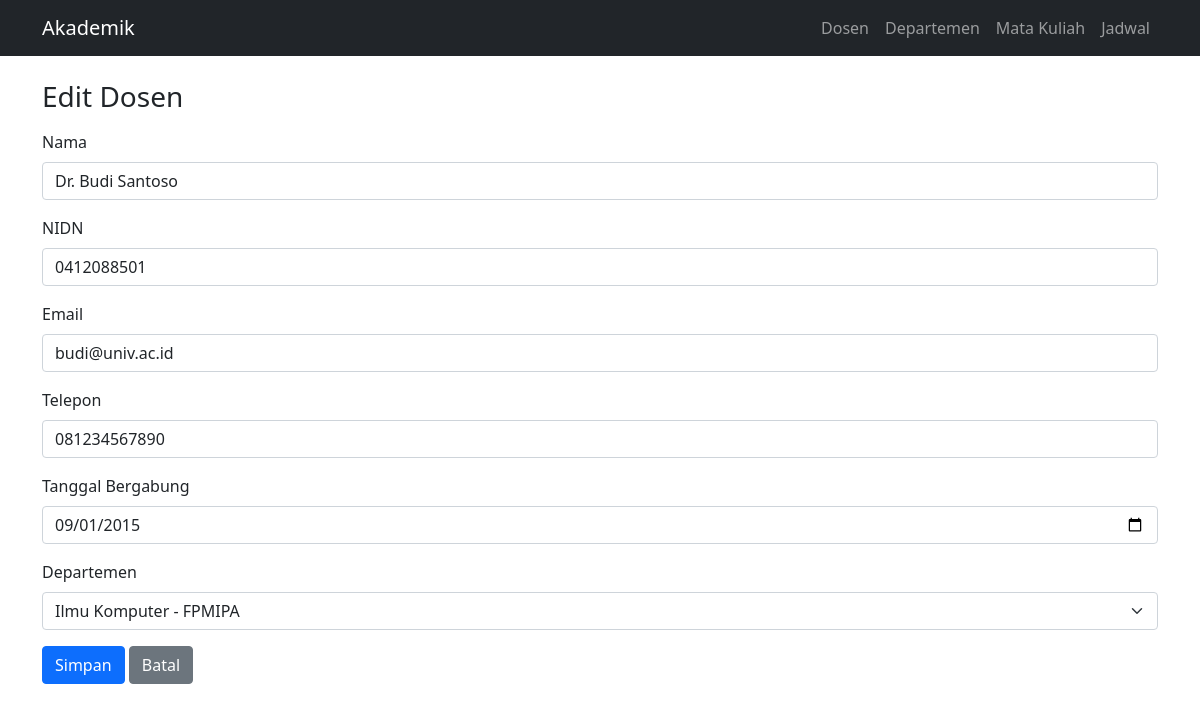
The app's page /index.php?page=lecturers&action=edit&id=1 with its own data.
### tables this page shows
CREATE TABLE `lecturers` (
  `id` int(11) NOT NULL,
  `name` varchar(100) NOT NULL,
  `nidn` varchar(20) NOT NULL,
  `phone` varchar(20) NOT NULL,
  `email` varchar(100) NOT NULL,
  `join_date` date NOT NULL,
  `department_id` int(11) DEFAULT NULL
);

CREATE TABLE `departments` (
  `id` int(11) NOT NULL,
  `department_name` varchar(100) NOT NULL,
  `faculty` varchar(100) NOT NULL
);

### index.php (called while the page is built, shortened)
<?php
require_once __DIR__ . '/models/DB.php';
require_once __DIR__ . '/models/Lecturer.php';
require_once __DIR__ . '/views/render.php';
require_once __DIR__ . '/controllers/LecturerController.php';
$page = $_GET['page'] ?? 'lecturers';
$action = $_GET['action'] ?? 'index';
$controllers = [
    'lecturers' => new LecturerController(),
    'courses' => new CourseController(),
    'schedules' => new CourseScheduleController(),
    'departments' => new DepartmentController(),
];
$controllers[$page]->dispatch($action);

### models/DB.php (called while the page is built, shortened)
<?php
class DB
{
    private $connection;
    public function __construct()
    {
        $this->connection = new mysqli(
            Config::$db_host,
            Config::$db_user,
            Config::$db_pass,
            Config::$db_name
        );
        $this->connection->set_charset('utf8mb4');
    }
    protected function fetchAll($sql, $params = [])
    {
        $result = $this->run($sql, $params);
        return $result->fetch_all(MYSQLI_ASSOC);
    }
    protected function fetchOne($sql, $params = [])
    {
        $result = $this->run($sql, $params);
        $row = $result->fetch_assoc();
        return $row === null ? null : $row;
    }
    private function run($sql, $params)
    {
        $statement = $this->connection->prepare($sql);
        if ($params) {
            $types = '';
            foreach ($params as $value) {
                $types .= is_int($value) ? 'i' : (is_float($value) ? 'd' : 's');
            }
            $bindings = [$types];
            foreach ($params as $key => &$value) {
                $bindings[] = &$value;
            }
            call_user_func_array([$statement, 'bind_param'], $bindings);
        }
        $statement->execute();
        $result = $statement->get_result();
        return $result === false ? $statement->affected_rows : $result;
    }
}

### models/Lecturer.php (called while the page is built, shortened)
<?php
class Lecturer extends DB
{
    public function find($id)
    {
        return $this->fetchOne('SELECT * FROM lecturers WHERE id = ?', [$id]);
    }
    public function departments()
    {
        return $this->fetchAll(
            'SELECT id, department_name, faculty FROM departments ORDER BY department_name'
        );
    }
}

### views/lecturers/form.php (the view, shortened to what this page needs)
    <div class="mb-3"><label class="form-label" for="name">Nama</label><input class="form-control" id="name" name="name" required value="<?= e($lecturer['name'] ?? '') ?>"></div>
    <div class="mb-3"><label class="form-label" for="nidn">NIDN</label><input class="form-control" id="nidn" name="nidn" required value="<?= e($lecturer['nidn'] ?? '') ?>"></div>
    <div class="mb-3"><label class="form-label" for="email">Email</label><input class="form-control" id="email" name="email" type="email" required value="<?= e($lecturer['email'] ?? '') ?>"></div>
    <div class="mb-3"><label class="form-label" for="phone">Telepon</label><input class="form-control" id="phone" name="phone" required value="<?= e($lecturer['phone'] ?? '') ?>"></div>
    <div class="mb-3"><label class="form-label" for="join_date">Tanggal Bergabung</label><input class="form-control" id="join_date" name="join_date" type="date" required value="<?= e($lecturer['join_date'] ?? '') ?>"></div>
    <div class="mb-3">
        <label class="form-label" for="department_id">Departemen</label>
        <select class="form-select" id="department_id" name="department_id">
            <?php foreach ($departments as $department): ?>
                <option value="<?= e($department['id']) ?>" <?= isset($lecturer['department_id']) && (int) $lecturer['department_id'] === (int) $department['id'] ? 'selected' : '' ?>>
                    <?= e($department['department_name']) ?> - <?= e($department['faculty']) ?>
                </option>
            <?php endforeach; ?>
        </select>
    </div>
<?php
$fields = ob_get_clean();
echo render_form_template(
    $heading,
    'index.php?page=lecturers&action=' . $action,
    $fields,
    'index.php?page=lecturers'
);
?>

### records on screen
lecturers: name "Dr. Budi Santoso", nidn "0412088501", email "budi@univ.ac.id", phone "081234567890", join_date "09/01/2015", department_id "Ilmu Komputer - FPMIPA"
